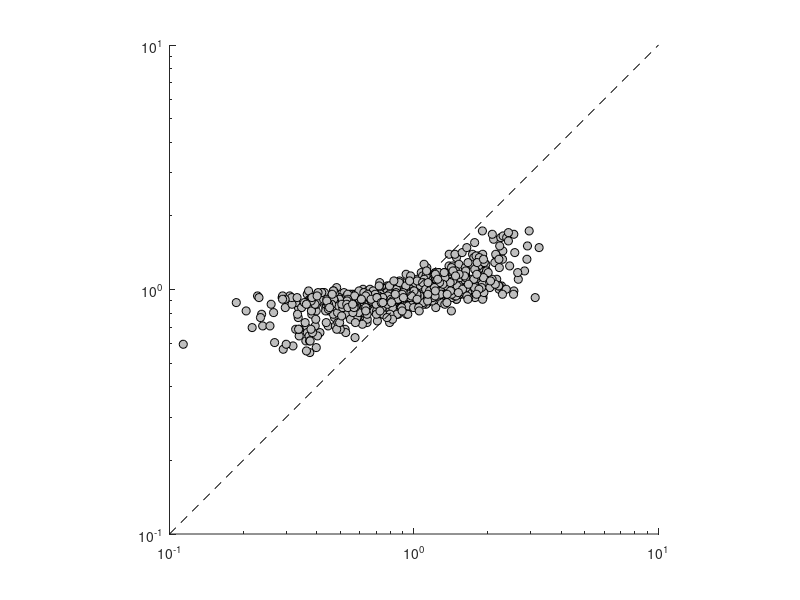

Recreate this plot in MATLAB. (Note: this script raises an error after producing the figure.)
function IllustrateMAPEstimation(varargin)

close all
clc

% Constants
alpha      = 4;                                                            % Alpha = 4 is very close to median V1; lower values give stronger excitability fluctuations
conditions = 15;                                                           % Number of stimulus conditions
repeats    = 50;                                                           % Number of repeats per condition
runs       = 1;                                                            % Number of simulation runs (1 to get example; 1,000 to estimate mean correlation)
stimResp   = logspace(0, 1.5, conditions);                                 % In spikes per second
stimDur    = 1;                                                            % In seconds
type       = 1;                                                            % p(E) follows (1) gamma, (2) uniform, (3) log-Normal distribution, or (4) rectified Normal

j = 1;
while j <= length(varargin)
    if strncmpi(varargin{j},'type',4)
        j = j+1;
        type = varargin{j};
    end
    j = j+1;
end
% Initial computations
v    = logspace(0, 1.5, 256);
VMR  = v + (1/alpha)*v.^2;
varE = 1/alpha;

% Simulation loop
for i = 1:runs
    
    if round(i/25) == i/25;
        fprintf('\n \t Analysis completed for %d of %d conditions...', i, runs);
    end
    
    % Computations
    % I. Generate spike counts
    if type == 1                                                           % Gamma distributed
        excitability = gamrnd(alpha, 1./alpha, [conditions, repeats]);     
        excPdf       = gampdf(v, alpha, 1./alpha);
    elseif type == 2
        spread       = sqrt(12*varE);                                      % Uniform distributed
        excitability = 1 + spread*(rand([conditions, repeats]) - 0.5);     
        excPdf       = zeros(size(v));
        excPdf((v > 1-spread/2) & (v < 1+spread/2)) = 1/spread;
    elseif type == 3                                                       % lognormal distribution
        mu           = log(1/sqrt(varE + 1));
        sigma        = sqrt(log(varE/1 + 1));
        excitability = lognrnd(mu, sigma, [conditions, repeats]);          
        excPdf       = lognpdf(v, mu, sigma);
    elseif type == 4                                                       % rectified normal distribution
        excitability = max(.01, 1 + sqrt(varE)*randn([conditions, repeats])); 
        excPdf       = normpdf(v, 1, sqrt(varE));
    end
    
    genRatePoiss = excitability.*repmat(stimResp', [1 repeats]);           % The effective trial-by-trial firing rate (stim-drive * excitability) 
    spikeCounts  = poissrnd(genRatePoiss*stimDur);
    
    trial.blockID    = repmat([1:conditions]', [1 repeats]);               % trial is a structure used to estimate Var[E]
    trial.duration   = stimDur + zeros(conditions, repeats);
    trial.spikeCount = spikeCounts;
    
    
    % II. Get Var[E] out
    % Estimate the function relating mean spike count to spike count variance
    options        = optimset('Display', 'off', 'Maxiter', 10000, 'MaxFuneval', 20000);
    blockIDs       = 1:conditions;
    blockMeanRates = mean(spikeCounts, 2)/stimDur;
    obFun          = @(param) GiveBof(param, blockIDs, blockMeanRates, trial.blockID(:), trial.duration(:), trial.spikeCount(:));
    startValue     = 100;
    [alphaEst, x]  = fminsearch(obFun, startValue, options);
    
    % Define prior on excitability
    excRange = logspace(-4, 3, 1028);                                      % Excitability range
    priorExc = gampdf(excRange, alphaEst, 1/alphaEst);                     % Prior on excitability
    rangeCE  = repmat(excRange, [conditions, 1]).*repmat(stimDur*blockMeanRates, [1, length(excRange)]);  % Appropriate range for prior on conditional expectation
    rangeMat = rangeCE(trial.blockID(:), :);
    
    % III. Get likelihood
    llh = poisspdf(repmat(trial.spikeCount(:), [1, length(excRange)]), rangeMat);
    
    % IV. Get posterior
    posterior = repmat(priorExc, [conditions*repeats, 1]).*llh;
    
    % V. Get MAP-estimate and mean estimate
    [x, ind] = max(posterior');
    MAPexc   = excRange(ind);
    meanEst  = sum(posterior.*repmat(excRange, [length(ind) 1]), 2)./sum(posterior, 2);       
    E = reshape(MAPexc,size(trial.spikeCount));
end

adjspikecounts = spikeCounts./excitability; %Underlying renewal variability from estimated gain

% VI. Plot outcome
figure
loglog(excitability(:), MAPexc, 'ko', 'markersize', 6, 'markerfacecolor', [.75 .75 .75])
hold on, box off, axis square
loglog([.1 10], [.1 10], 'k--')
axis([.1 10 .1 10])
xlabel('Actual excitability', 'fontName', 'Helvetica', 'fontAngle', 'oblique', 'fontSize', 16);
ylabel('Map-estimate excitability', 'fontName', 'Helvetica', 'fontAngle', 'oblique', 'fontSize', 16);


figure
loglog(v, VMR, 'k-', 'linewidth', 2, 'color', [0 0 0])
hold on, box off, axis square
loglog(mean(spikeCounts, 2), var(spikeCounts'), 'wo', 'markersize', 12, 'markerfacecolor', [1 0 0])
loglog([.1 1000], [.1 1000] , 'k--', 'linewidth', 1)
axis([.1 1000 .1 1000])
loglog(mean(spikeCounts, 2), var(adjspikecounts'), 'wo', 'markersize', 12, 'markerfacecolor', [0 0 1])
xlabel('Mean (spikes)', 'fontName', 'Helvetica', 'fontAngle', 'oblique', 'fontSize', 16);
ylabel('Variance (spikes^2)', 'fontName', 'Helvetica', 'fontAngle', 'oblique', 'fontSize', 16);
legend('ground truth', 'observed data', 'deduced renewal','location', 'NorthWest')

figure;
plot(spikeCounts',E','o');
xlabel('Spike Count');
ylabel('Excitability');
end


%% Functions used in the main script
%% GiveBof
function [NLL] = GiveBof(params, blockIDs, blockMeanRates, passBlockID, passDurations, passSpikeCounts)

alpha = params(1);                                                         % The alpha parameter of the gamma-distribution

% Calculate the predicted spike count distributions under the saturated model
[x, loc] = ismember(passBlockID, blockIDs);
meanRate = blockMeanRates(loc);
mu       = max(.001, passDurations.*meanRate);                             % The predicted mean spike count
var      = mu + ((mu.^2)/alpha);
r        = (mu.^2)./(var - mu);                                            % The parameters r and p of the negative binomial distribution
p        = r./(r + mu);

% Evaluate the likelihood of each spike count under the current parameterization of the model
Llh = nbinpdf(passSpikeCounts, r, p);                                      % The likelihood for each pass
NLL = sum(-log(Llh));                                                      % The negative log-likelihood of the whole data-set
end
%%
